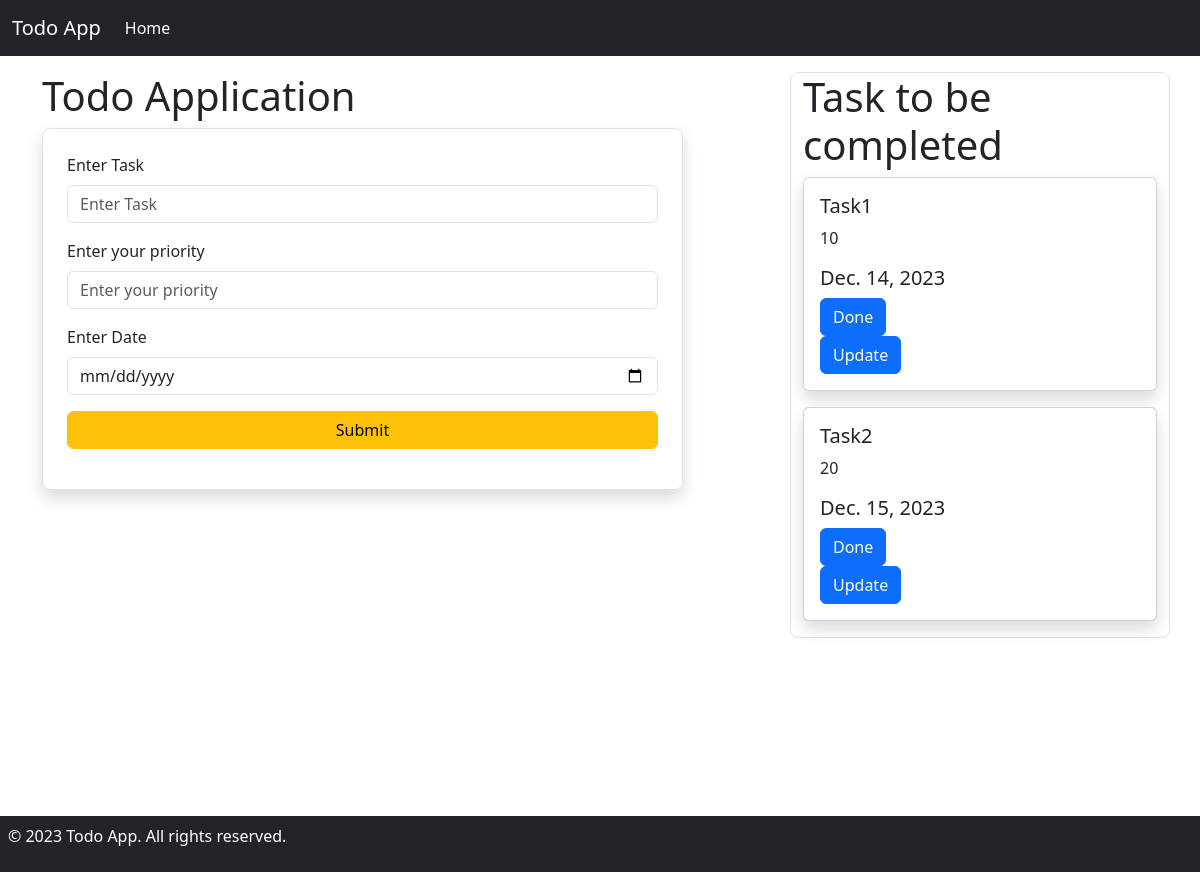
Before: / with the older database file.
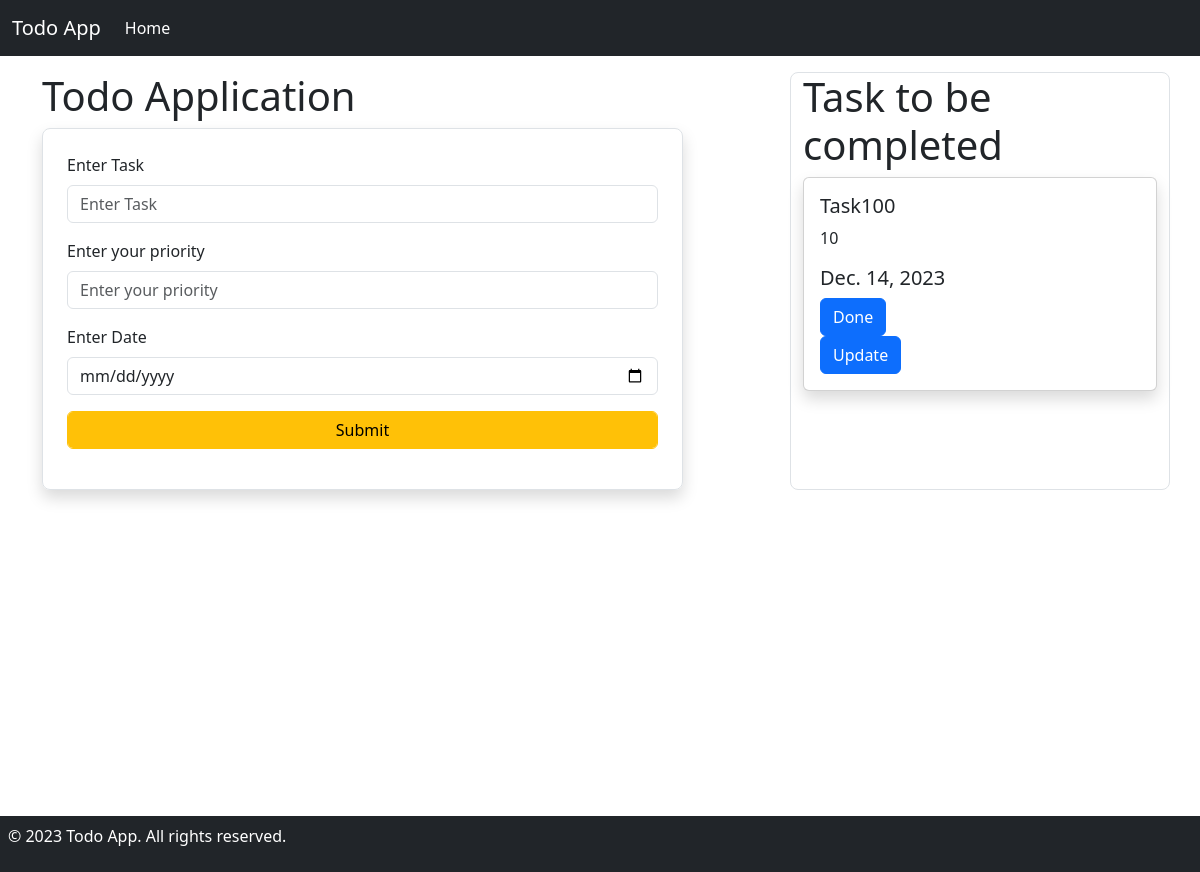
After: the same page with the newer database file.
### todoapp/models.py (models this page shows, shortened)
class Task(models.Model):
    id=models.AutoField(primary_key=True)
    name=models.CharField(max_length=250)
    priority=models.IntegerField()
    date=models.DateField()

### todoapp/views.py (the view)
# urls.py: path('',views.home,name='home'),
def home(request):
    tasks=Task.objects.all()
    if request.method == 'POST':
        name = request.POST.get('name','')
        priority = request.POST.get('priority','')
        date=request.POST.get('date','')
        task = Task(name=name, priority=priority, date=date)
        task.save()
    return render(request, 'home.html',{'tasks':tasks})

### templates/home.html (shortened to what this page needs)
{% extends "base.html" %}
{% block body %}
<div class="form-group mt-3 ">
    <div class="row justify-content-between">
        <div class="col-7">
            <h1>Todo Application</h1>
            <div class="p-4 shadow border rounded-3">
            <form  method="POST">
                <div class="mb-3">
                    <label for="name" class="form-label">Enter Task</label>
                    <input type="text" class="form-control" id="name" name="name" placeholder="Enter Task">
                </div>
                <div class="mb-3">
                    <label for="priority" class="form-label">Enter your priority</label>
                    <input type="text" class="form-control" id="priority" name="priority" placeholder="Enter your priority">
                </div>
                <div class="mb-3">
                    <label for="priority" class="form-label">Enter Date</label>
                    <input type="date" class="form-control" id="date" name="date">
                </div>
                <div class="mb-3">
                    <input type="submit" class="form-control btn btn-warning" value="Submit">
                </div>
            </form>
            </div>
        </div>
        <div class="col-4 border rounded-3">
            <h1>Task to be completed</h1>
            {% for i in tasks %}
                <div class="card shadow mb-3" style="max-width: 540px;">
                    <div class="row ">
                    <div class="col-6">
                        <div class="card-body">
                        <h5 class="card-title">{{ i.name }}</h5>
                        <p class="card-text">{{ i.priority }}</p>
                        <h5 class="card-title">{{ i.date }}</h5>
                        <a href="{% url 'delete' i.id %}" class="btn btn-primary">Done</a>
                        <a href="{% url 'update' i.id %}" class="btn btn-primary">Update</a>
                        </div>
                    </div>
                    </div>
                </div>
            {% endfor %}
        </div>
    </div>
</div>
{% endblock body %}

### templates/base.html (shortened to what this page needs)
{% load static %}
<!DOCTYPE html>
<html lang="en">
<head>
    <link href="https://cdn.jsdelivr.net/npm/bootstrap@5.3.2/dist/css/bootstrap.min.css" rel="stylesheet">
    <link href="{% static 'style.css' %}" rel="stylesheet">
</head>
<body >
    <header>
      <nav class="navbar navbar-expand-lg bg-dark ">
        <div class="container-fluid">
          <a class="navbar-brand text-white" href="#">Todo App</a>
          <div class="collapse navbar-collapse" id="navbarNavAltMarkup">
            <div class="navbar-nav ">
              <a class="nav-link text-white"  href="{% url 'home' %}">Home</a>
            </div>
          </div>
        </div>
      </nav>
   </header>
   <main class="container content">
    {% block body %}
    {% endblock body %}
   </main>
<footer class="bg-dark text-white mt-4 py-2 px-2 ">
    <p>&copy; 2023 Todo App. All rights reserved.</p>
</footer>
</body>
</html>

### static/style.css (style rules this page uses)
body { position: relative; margin: 0; }
.content { padding-bottom: 2.5rem; position:relative; min-height: 100vh; }
footer { position: absolute; bottom: 0; width: 100%; }

Changed rows visible on the page:
removed Task: name "Task2", priority "20", date "Dec. 15, 2023"
changed Task: name "Task1" → "Task100"
